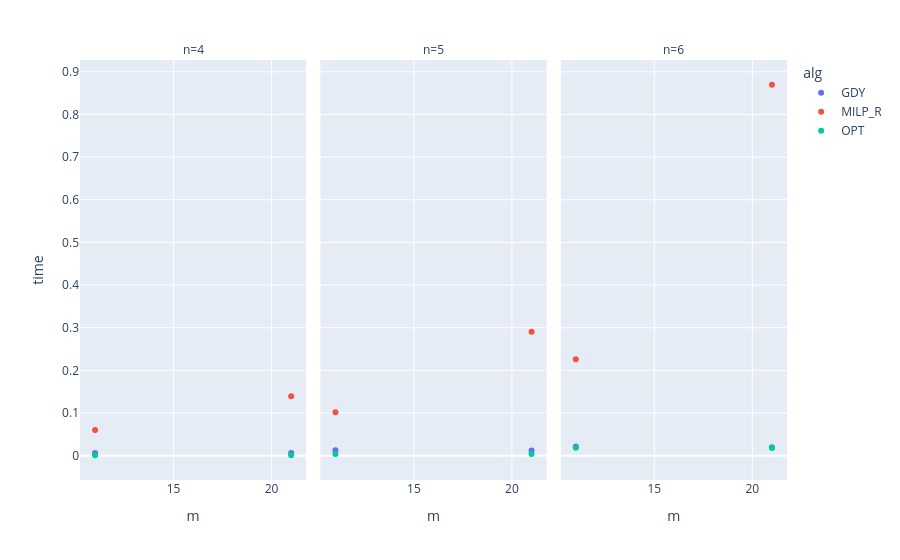

Notebook source saved alongside this figure:
### Code cell
df_res_ratio_agg = df_res_ratio.groupby(["alg", "m", "n"], as_index=False).mean()
px.scatter(df_res_ratio_agg, x="m", y="time", color="alg", facet_col="n")

### Figure 1 — Plotly figure (JSON) as saved in the notebook; plotly's stock layout.template omitted (floating-point values rounded to 4 significant figures)
{"data": [{"hovertemplate": "alg=GDY<br>n=4<br>m=%{x}<br>time=%{y}<extra></extra>", "legendgroup": "GDY", "marker": {"color": "#636efa", "symbol": "circle"}, "mode": "markers", "name": "GDY", "orientation": "v", "showlegend": true, "type": "scatter", "x": [11, 21], "xaxis": "x", "y": [0.006449, 0.006479], "yaxis": "y"}, {"hovertemplate": "alg=GDY<br>n=5<br>m=%{x}<br>time=%{y}<extra></extra>", "legendgroup": "GDY", "marker": {"color": "#636efa", "symbol": "circle"}, "mode": "markers", "name": "GDY", "orientation": "v", "showlegend": false, "type": "scatter", "x": [11, 21], "xaxis": "x2", "y": [0.01252, 0.01219], "yaxis": "y2"}, {"hovertemplate": "alg=GDY<br>n=6<br>m=%{x}<br>time=%{y}<extra></extra>", "legendgroup": "GDY", "marker": {"color": "#636efa", "symbol": "circle"}, "mode": "markers", "name": "GDY", "orientation": "v", "showlegend": false, "type": "scatter", "x": [11, 21], "xaxis": "x3", "y": [0.0218, 0.01967], "yaxis": "y3"}, {"hovertemplate": "alg=MILP_R<br>n=4<br>m=%{x}<br>time=%{y}<extra></extra>", "legendgroup": "MILP_R", "marker": {"color": "#EF553B", "symbol": "circle"}, "mode": "markers", "name": "MILP_R", "orientation": "v", "showlegend": true, "type": "scatter", "x": [11, 21], "xaxis": "x", "y": [0.06028, 0.1395], "yaxis": "y"}, {"hovertemplate": "alg=MILP_R<br>n=5<br>m=%{x}<br>time=%{y}<extra></extra>", "legendgroup": "MILP_R", "marker": {"color": "#EF553B", "symbol": "circle"}, "mode": "markers", "name": "MILP_R", "orientation": "v", "showlegend": false, "type": "scatter", "x": [11, 21], "xaxis": "x2", "y": [0.1016, 0.2905], "yaxis": "y2"}, {"hovertemplate": "alg=MILP_R<br>n=6<br>m=%{x}<br>time=%{y}<extra></extra>", "legendgroup": "MILP_R", "marker": {"color": "#EF553B", "symbol": "circle"}, "mode": "markers", "name": "MILP_R", "orientation": "v", "showlegend": false, "type": "scatter", "x": [11, 21], "xaxis": "x3", "y": [0.2261, 0.8695], "yaxis": "y3"}, {"hovertemplate": "alg=OPT<br>n=4<br>m=%{x}<br>time=%{y}<extra></extra>", "legendgroup": "OPT", "marker": {"color": "#00cc96", "symbol": "circle"}, "mode": "markers", "name": "OPT", "orientation": "v", "showlegend": true, "type": "scatter", "x": [11, 21], "xaxis": "x", "y": [0.001019, 0.001141], "yaxis": "y"}, {"hovertemplate": "alg=OPT<br>n=5<br>m=%{x}<br>time=%{y}<extra></extra>", "legendgroup": "OPT", "marker": {"color": "#00cc96", "symbol": "circle"}, "mode": "markers", "name": "OPT", "orientation": "v", "showlegend": false, "type": "scatter", "x": [11, 21], "xaxis": "x2", "y": [0.004032, 0.004191], "yaxis": "y2"}, {"hovertemplate": "alg=OPT<br>n=6<br>m=%{x}<br>time=%{y}<extra></extra>", "legendgroup": "OPT", "marker": {"color": "#00cc96", "symbol": "circle"}, "mode": "markers", "name": "OPT", "orientation": "v", "showlegend": false, "type": "scatter", "x": [11, 21], "xaxis": "x3", "y": [0.01886, 0.01805], "yaxis": "y3"}], "layout": {"annotations": [{"font": {}, "showarrow": false, "text": "n=4", "x": 0.16, "xanchor": "center", "xref": "paper", "y": 1, "yanchor": "bottom", "yref": "paper"}, {"font": {}, "showarrow": false, "text": "n=5", "x": 0.5, "xanchor": "center", "xref": "paper", "y": 1, "yanchor": "bottom", "yref": "paper"}, {"font": {}, "showarrow": false, "text": "n=6", "x": 0.84, "xanchor": "center", "xref": "paper", "y": 1, "yanchor": "bottom", "yref": "paper"}], "legend": {"title": {"text": "alg"}, "tracegroupgap": 0}, "margin": {"t": 60}, "xaxis": {"anchor": "y", "domain": [0, 0.32], "title": {"text": "m"}}, "xaxis2": {"anchor": "y2", "domain": [0.34, 0.66], "matches": "x", "title": {"text": "m"}}, "xaxis3": {"anchor": "y3", "domain": [0.68, 1.0], "matches": "x", "title": {"text": "m"}}, "yaxis": {"anchor": "x", "domain": [0, 1], "title": {"text": "time"}}, "yaxis2": {"anchor": "x2", "domain": [0, 1], "matches": "y", "showticklabels": false}, "yaxis3": {"anchor": "x3", "domain": [0, 1], "matches": "y", "showticklabels": false}}}
